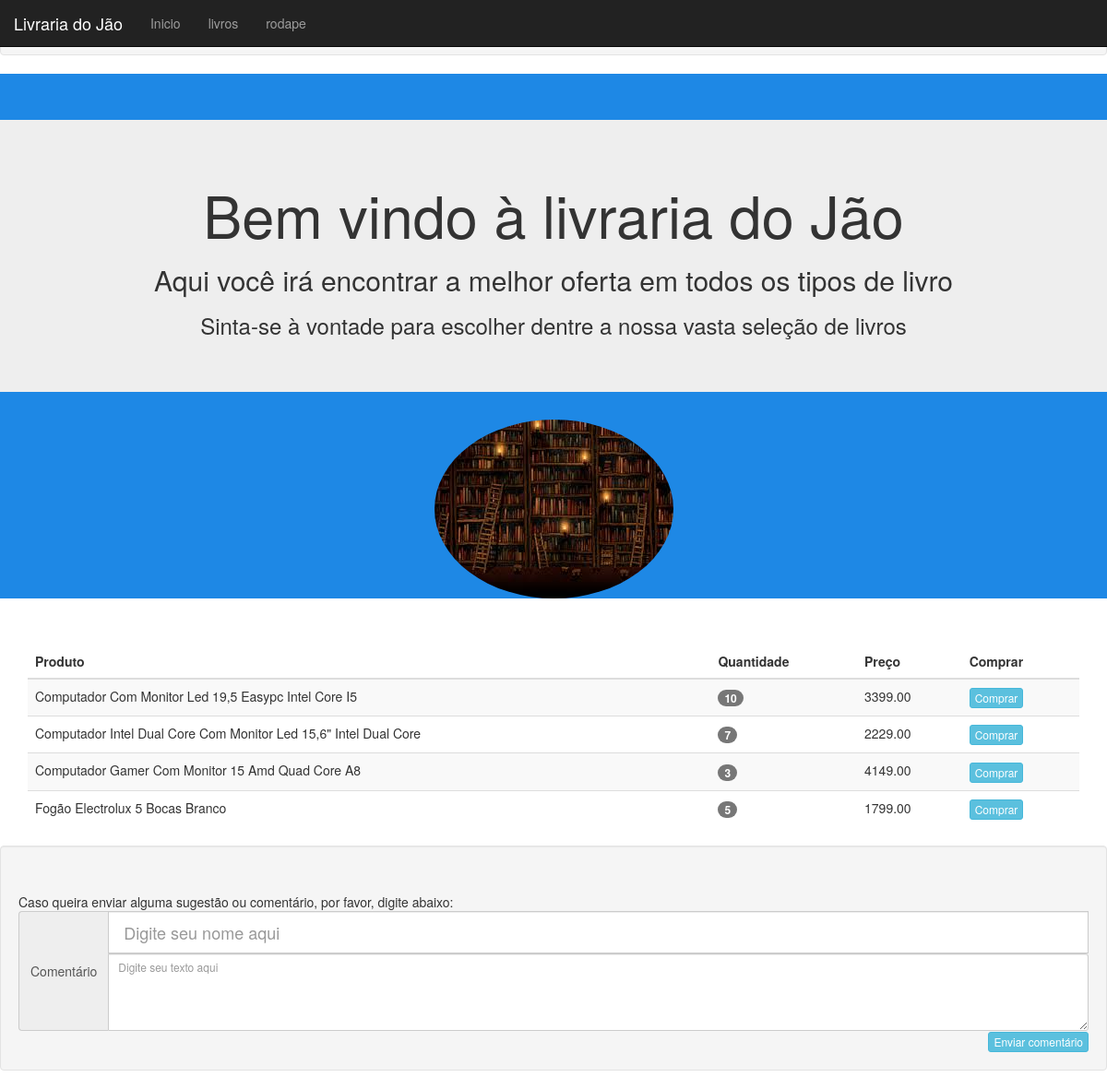
The page / on the database its author committed.
### vendas/models.py (models this page shows, shortened)
class Menu(models.Model):
    texto = models.CharField(max_length=20, db_index=True)
    ref = models.CharField(max_length=20, blank=True)
    class Meta:
        ordering = ('texto',)

class Descricao(models.Model):
    texto = models.CharField(max_length=200, db_index=True)
    size = models.CharField(max_length=3)
    class Meta:
        ordering = ('size',)

class Carousel(models.Model):
    imagem = models.TextField(blank=True)
    class Meta:
        ordering = ('imagem',)
    def __str__(self):
        return self.imagem

class Tabela(models.Model):
    titulo = models.CharField(max_length=20, db_index=True)
    class Meta:
        ordering = ('pk',)
    def __str__(self):
        return self.titulo

class Produto(models.Model):
    categoria = models.ForeignKey(Categoria, related_name='produtos')
    nome = models.CharField(max_length=200, db_index=True)
    slug = models.SlugField(max_length=200, db_index=True)
    imagem = models.TextField(blank=True)
    descricao = models.TextField(blank=True)
    preco = models.DecimalField(max_digits=10, decimal_places=2)
    estoque = models.PositiveIntegerField()
    disponivel = models.BooleanField(default=True)
    data_cadastramento = models.DateTimeField(auto_now_add=True)
    data_atualizacao = models.DateTimeField(auto_now=True)
    botao = models.CharField(max_length=10, db_index=True, default="Comprar")
    class Meta:
        ordering = ('-data_cadastramento',)

class Rodape(models.Model):
    titulo = models.CharField(max_length=20, db_index=True)
    class Meta:
        ordering = ('pk',)
    def __str__(self):
        return self.titulo

### vendas/views.py (the view)
# urls.py: url(r'^$', views.lista_produtos, name='lista_produtos'),
def lista_produtos(request, slug_da_categoria=None):
    categoria = None
    categorias = Categoria.objects.all()
    produtos = Produto.objects.filter(disponivel=True)
    if slug_da_categoria:
        categoria = get_object_or_404(Categoria, slug=slug_da_categoria)
        produtos = produtos.filter(categoria=categoria)
    return render(request, 'vendas/produto/lista.html', {'categorias': categorias,
                                                         'produtos': produtos,
                                                         'categoria': categoria,
                                                         'menu' : get_menu_categorias(),
                                                         'carousel' : get_carousel(),
                                                         'descricao': get_descricao(),
                                                         'comment': get_rodape(),
                                                         'tabela': get_tabela()})

### vendas/views.py (called while the page is built)
def get_menu_categorias():
    menu = Menu.objects.all()
    return menu

def get_carousel():
    carousel = Carousel.objects.all()
    return carousel

def get_descricao():
    descricao = Descricao.objects.all()
    return descricao

def get_tabela():
    tabela = Tabela.objects.all()
    return tabela

def get_rodape():
    rodape = Rodape.objects.all()
    return rodape

### vendas/templates/vendas/produto/lista.html (shortened to what this page needs)
{% extends "vendas/base.html" %}
{% block navbar %}
    {% with menu as itens %}
        {{ block.super }}
    {% endwith %}
{% endblock %}
{% load static %}
{% block conteudo %}
    {% static "vendas/imagens/" as baseUrl %}
    <div id="inicio">
    <div class="jumbotron">
        {% for desc in descricao %}
            {% with '/'|add:desc.size as tag %}
                <{{ desc.size }} align="center">{{ desc.texto }}<{{ tag | safe }}>
            {% endwith %}
        {% endfor %}
    </div>
    <div id="carousel" class="carousel slide" align="center" data-ride="carousel">
        <div class="carousel-inner" style="width: 259px; height: 194px">
            {% for img in carousel %}
                {% if forloop.first %}
                    <div class="item active">
                {% else %}
                    <div class="item">
                {% endif %}
            <img class="d-block w-100 h-100 img-circle" src="{% static '/vendas/imagens/' %}/{{ img }}">
            </div>
            {% endfor %}
            </div>
        </div>
    </div>
    <div class="container" id="livros">
        <table class="table table-striped">
            <thead>
            <tr>
                {% for titulo in tabela %}
                    <th>{{ titulo }}</th>
                {% endfor %}
            </tr>
            </thead>
          <tbody>
          {% for produto in produtos %}
            <tr>
                <td class="book">{{ produto.nome }}</td>
                <td><span class="badge">{{ produto.estoque }}</span></td>
                <td class="price" name="">{{ produto.preco }}</td>
                <td>
                    <button type="button" class="btn btn-xs btn-info">
                        {{ produto.botao }}
                    </button>
                </td>
            </tr>
        {% endfor %}
        </table>
    </div>
    <div id="rodape" class="well">
    <footer>
        <span align="center">{{ comment.0 }}</span>
        <form action="" id="comment">
            <div class="input-group">
                <span class="input-group-addon">{{ comment.1 }}</span>
                <input type="text" class="form-control input-lg" aria-label="Comentário"
                       placeholder="{{ comment.2 }}">
                <textarea rows="4" class="form-control input-sm" cols="50" name="comment"
                          placeholder="{{ comment.3 }}"></textarea>
            </div>
        </form>
        <div align="right">
            <button onclick="cleanForm();" type="button" class="btn btn-xs btn-info" data-toggle="modal"
                    data-target="#feedback">
                {{ comment.4 }}
            </button>
        </div>
    </footer>
</div>
{% endblock %}

### vendas/templates/vendas/base.html (shortened to what this page needs)
{% load static %}
<!DOCTYPE html>
<html lang="en">
<head>
    <link rel="stylesheet" type="text/css" href="{% static 'vendas/css/bootstrap.css' %}"/>
    <link rel="stylesheet" type="text/css" href="{% static 'vendas/css/base.css' %}"/>
</head>
<body data-spy="scroll" data-target=".navbar" data-offset="50">
<nav class="navbar navbar-inverse navbar-fixed-top">
    <a class="navbar-brand">Livraria do Jão</a>
    {% block navbar %}
        <ul class="nav navbar-nav">
            {% for item in itens %}
                <li><a href="{{ item.ref }}">{{ item.texto }}</a></li>
            {% endfor %}
        </ul>
    {% endblock %}
</nav>
{% block conteudo %}
{% endblock %}
</body>
</html>

### vendas/static/vendas/css/base.css (style rules this page uses)
#inicio { padding-top: 50px; widthcolor: #fff; background-color: #1E88E5; }
#livros { padding-top: 50px; }
#rodape { padding-top: 50px; }

### rows shown on the page
Menu: texto "Inicio"
Menu: texto "livros"
Menu: texto "rodape"
Descricao: texto "Bem vindo à livraria do Jão"
Descricao: texto "Aqui você irá encontrar a melhor oferta em todos os tipos de livro"
Descricao: texto "Sinta-se à vontade para escolher dentre a nossa vasta seleção de livros"
Carousel: imagem (picture)
Tabela: titulo "Produto"
Tabela: titulo "Quantidade"
Tabela: titulo "Preço"
Tabela: titulo "Comprar"
Produto: nome "Computador Com Monitor Led 19,5 Easypc Intel Core I5", estoque "10", preco "3399.00", botao "Comprar"
Produto: nome "Computador Intel Dual Core Com Monitor Led 15,6\" Intel Dual Core", estoque "7", preco "2229.00", botao "Comprar"
Produto: nome "Computador Gamer Com Monitor 15 Amd Quad Core A8", estoque "3", preco "4149.00", botao "Comprar"
Produto: nome "Fogão Electrolux 5 Bocas Branco", estoque "5", preco "1799.00", botao "Comprar"
Rodape: titulo "Caso queira enviar alguma sugestão ou comentário, por favor, digite abaixo:"
Rodape: titulo "Comentário"
Rodape: titulo "Digite seu nome aqui"
Rodape: comment "Digite seu texto aqui"
Rodape: titulo "Enviar comentário"
